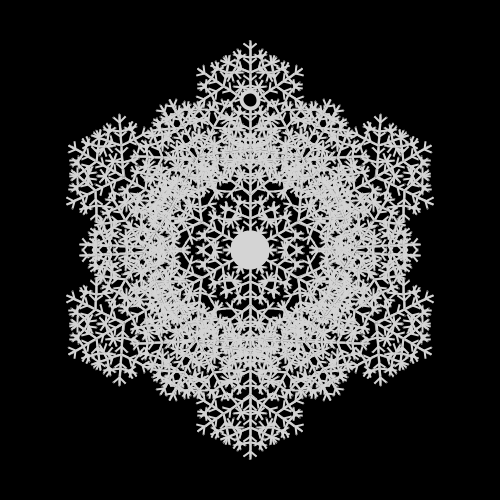
Frame 1 (no input)
Frame 60 (the mouse pressed at the canvas centre just before this capture): identical to frame 1, image omitted
Frame 120 (the mouse held since frame 60 and released just before this capture): identical to frame 1, image omitted

The Processing sketch that drew this single still picture (run headless with seeded random() and noise(); from frame 60 on, the mouse is pressed at the canvas centre):

// Processing sketch: snowflake
// ── snowflake.pde
int SIZE = 150;
int DEPTH = 6;
float THICKNESS = 2;
float[] fractions = new float[DEPTH];
int[] angles = new int[DEPTH];
int saves = 0;
float flakeColor = 255;

void setup() {
  size(500,500);
  stroke(255);
  pushMatrix();
  strokeWeight(THICKNESS);
  fill(flakeColor);
  snowflake();
}

void mouseClicked() {
  if (mouseButton == LEFT) {
    save("snowflake" + saves + ".png");
    saves = saves + 1;
  }
  snowflake();
}

void snowflake() {
  background(255 - flakeColor);
  translate(250,250);
  rotate(radians(-90));
  for(int i = 0; i<DEPTH; i++) {
    fractions[i] = 0.5 + 0.25*(random(1) - random(1));
    angles[i] = int(60 + random(40) - random(40));
  }
  for(int i = 0; i<6; i++) {
      branch(SIZE,0);
      rotate(radians(60));
  }
  strokeWeight(THICKNESS);
  ellipse(0,0,0.25*SIZE,0.25*SIZE);
  ellipse(SIZE,0,0.125*SIZE,0.125*SIZE);
  fill(255 - flakeColor);
  ellipse(SIZE,0,0.1*SIZE,0.1*SIZE);
}

void branch(int size, int depth) {
  if(depth<DEPTH) {
    hexLine(0,0,size,0, THICKNESS, int(flakeColor * ((float) depth / DEPTH)));
    branch(int(fractions[depth]*size),depth+1);
    pushMatrix();
    translate(fractions[depth]*size,0);
    branch(int(fractions[depth]*size),depth+1);
    pushMatrix();
    rotate(radians(-angles[depth]));
    branch(int(fractions[depth]*size),depth+1);
    popMatrix();
    pushMatrix();
    rotate(radians(angles[depth]));
    branch(int(fractions[depth]*size),depth+1);
    popMatrix();
    popMatrix();
  } 
}

void hexLine(float x0, float y0, float x1, float y1, float lineWidth, int clr) {
  pushMatrix();
  stroke(clr);
  fill(clr);
  strokeWeight(lineWidth);
  strokeCap(SQUARE);
  line(x0, y0, x1, y1);
  strokeWeight(.1);
  drawTip(x0, y0, x1, y1, lineWidth);
  drawTip(x1, y1, x0, y0, lineWidth);
  popMatrix();
}

void drawTip(float x0, float y0, float x1, float y1, float lineWidth) {
  beginShape();
  float lineLength = dist(x0, y0, x1, y1);
  float triHeight = lineWidth * 0.5 / sqrt(3);
  // altitude of cap
  float xTipDelta = (x1-x0) * triHeight / lineLength;
  float yTipDelta = (y1-y0) * triHeight / lineLength;
  vertex(x0 - xTipDelta, y0 - yTipDelta);
  // base vertices
  float xDelta = lineWidth * 0.5 * (y1 - y0) / lineLength;
  float yDelta = lineWidth * 0.5 * (x1 - x0) / lineLength;
  float eps = 0;
  vertex(x0 - xDelta + eps*(x1 - x0), y0 + yDelta + eps*(y1 - y0));
  vertex(x0 + xDelta, y0 - yDelta);
  endShape(CLOSE);
}



void draw() {
}
